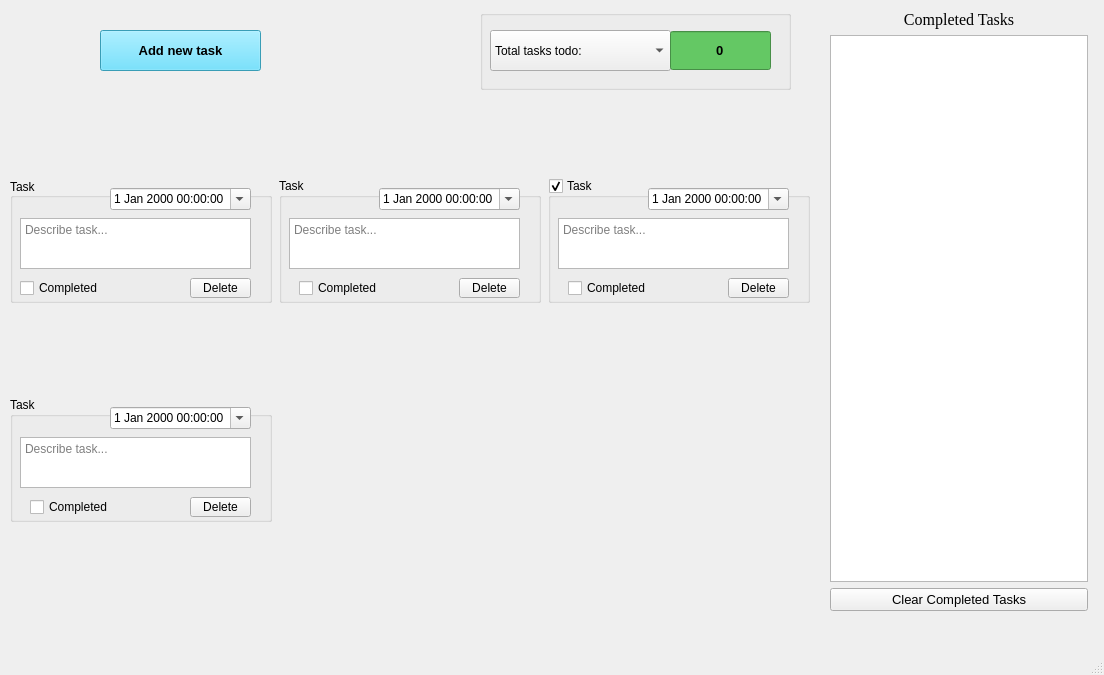
<?xml version="1.0" encoding="UTF-8"?>
<ui version="4.0">
 <class>MainWindow</class>
 <widget class="QMainWindow" name="MainWindow">
  <property name="geometry">
   <rect>
    <x>0</x>
    <y>0</y>
    <width>1104</width>
    <height>675</height>
   </rect>
  </property>
  <property name="windowTitle">
   <string>MainWindow</string>
  </property>
  <property name="autoFillBackground">
   <bool>false</bool>
  </property>
  <property name="styleSheet">
   <string notr="true"/>
  </property>
  <widget class="QWidget" name="centralwidget">
   <widget class="QPushButton" name="NewTaskButton">
    <property name="geometry">
     <rect>
      <x>100</x>
      <y>30</y>
      <width>161</width>
      <height>41</height>
     </rect>
    </property>
    <property name="font">
     <font>
      <pointsize>10</pointsize>
      <weight>75</weight>
      <italic>false</italic>
      <bold>true</bold>
     </font>
    </property>
    <property name="styleSheet">
     <string notr="true">background-color: rgb(80, 220, 255);</string>
    </property>
    <property name="text">
     <string>Add new task</string>
    </property>
   </widget>
   <widget class="QWidget" name="gridLayoutWidget">
    <property name="geometry">
     <rect>
      <x>10</x>
      <y>90</y>
      <width>802</width>
      <height>521</height>
     </rect>
    </property>
    <layout class="QGridLayout" name="taskGrid" rowstretch="0" columnstretch="0,0,0">
     <property name="sizeConstraint">
      <enum>QLayout::SetMinimumSize</enum>
     </property>
     <property name="leftMargin">
      <number>0</number>
     </property>
     <property name="topMargin">
      <number>0</number>
     </property>
     <property name="horizontalSpacing">
      <number>7</number>
     </property>
     <item row="0" column="1">
      <widget class="QGroupBox" name="task2">
       <property name="sizePolicy">
        <sizepolicy hsizetype="Minimum" vsizetype="Minimum">
         <horstretch>0</horstretch>
         <verstretch>0</verstretch>
        </sizepolicy>
       </property>
       <property name="minimumSize">
        <size>
         <width>262</width>
         <height>125</height>
        </size>
       </property>
       <property name="maximumSize">
        <size>
         <width>262</width>
         <height>125</height>
        </size>
       </property>
       <property name="autoFillBackground">
        <bool>true</bool>
       </property>
       <property name="title">
        <string>Task</string>
       </property>
       <widget class="QDateTimeEdit" name="dateTime2">
        <property name="geometry">
         <rect>
          <x>100</x>
          <y>10</y>
          <width>141</width>
          <height>22</height>
         </rect>
        </property>
        <property name="sizePolicy">
         <sizepolicy hsizetype="MinimumExpanding" vsizetype="Fixed">
          <horstretch>0</horstretch>
          <verstretch>0</verstretch>
         </sizepolicy>
        </property>
        <property name="styleSheet">
         <string notr="true">text-color: rgb(170, 170, 255)</string>
        </property>
        <property name="calendarPopup">
         <bool>true</bool>
        </property>
       </widget>
       <widget class="QTextEdit" name="taskText2">
        <property name="geometry">
         <rect>
          <x>10</x>
          <y>40</y>
          <width>231</width>
          <height>51</height>
         </rect>
        </property>
        <property name="placeholderText">
         <string>Describe task...</string>
        </property>
       </widget>
       <widget class="QPushButton" name="deleteButton2">
        <property name="geometry">
         <rect>
          <x>180</x>
          <y>100</y>
          <width>61</width>
          <height>20</height>
         </rect>
        </property>
        <property name="text">
         <string>Delete</string>
        </property>
       </widget>
       <widget class="QCheckBox" name="compCheck2">
        <property name="geometry">
         <rect>
          <x>20</x>
          <y>100</y>
          <width>91</width>
          <height>20</height>
         </rect>
        </property>
        <property name="text">
         <string>Completed</string>
        </property>
       </widget>
      </widget>
     </item>
     <item row="0" column="2">
      <widget class="QGroupBox" name="task3">
       <property name="sizePolicy">
        <sizepolicy hsizetype="Minimum" vsizetype="Minimum">
         <horstretch>0</horstretch>
         <verstretch>0</verstretch>
        </sizepolicy>
       </property>
       <property name="minimumSize">
        <size>
         <width>262</width>
         <height>125</height>
        </size>
       </property>
       <property name="maximumSize">
        <size>
         <width>262</width>
         <height>125</height>
        </size>
       </property>
       <property name="autoFillBackground">
        <bool>true</bool>
       </property>
       <property name="title">
        <string>Task</string>
       </property>
       <property name="checkable">
        <bool>true</bool>
       </property>
       <property name="checked">
        <bool>true</bool>
       </property>
       <widget class="QDateTimeEdit" name="dateTime3">
        <property name="geometry">
         <rect>
          <x>100</x>
          <y>10</y>
          <width>141</width>
          <height>22</height>
         </rect>
        </property>
        <property name="sizePolicy">
         <sizepolicy hsizetype="MinimumExpanding" vsizetype="Fixed">
          <horstretch>0</horstretch>
          <verstretch>0</verstretch>
         </sizepolicy>
        </property>
        <property name="styleSheet">
         <string notr="true">text-color: rgb(170, 170, 255)</string>
        </property>
        <property name="calendarPopup">
         <bool>true</bool>
        </property>
       </widget>
       <widget class="QTextEdit" name="taskText3">
        <property name="geometry">
         <rect>
          <x>10</x>
          <y>40</y>
          <width>231</width>
          <height>51</height>
         </rect>
        </property>
        <property name="placeholderText">
         <string>Describe task...</string>
        </property>
       </widget>
       <widget class="QPushButton" name="deleteButton3">
        <property name="geometry">
         <rect>
          <x>180</x>
          <y>100</y>
          <width>61</width>
          <height>20</height>
         </rect>
        </property>
        <property name="text">
         <string>Delete</string>
        </property>
       </widget>
       <widget class="QCheckBox" name="compCheck3">
        <property name="geometry">
         <rect>
          <x>20</x>
          <y>100</y>
          <width>91</width>
          <height>20</height>
         </rect>
        </property>
        <property name="text">
         <string>Completed</string>
        </property>
       </widget>
      </widget>
     </item>
     <item row="1" column="0">
      <widget class="QGroupBox" name="task4">
       <property name="sizePolicy">
        <sizepolicy hsizetype="Minimum" vsizetype="Minimum">
         <horstretch>0</horstretch>
         <verstretch>0</verstretch>
        </sizepolicy>
       </property>
       <property name="minimumSize">
        <size>
         <width>262</width>
         <height>125</height>
        </size>
       </property>
       <property name="maximumSize">
        <size>
         <width>262</width>
         <height>125</height>
        </size>
       </property>
       <property name="autoFillBackground">
        <bool>true</bool>
       </property>
       <property name="title">
        <string>Task</string>
       </property>
       <widget class="QDateTimeEdit" name="dateTime4">
        <property name="geometry">
         <rect>
          <x>100</x>
          <y>10</y>
          <width>141</width>
          <height>22</height>
         </rect>
        </property>
        <property name="sizePolicy">
         <sizepolicy hsizetype="MinimumExpanding" vsizetype="Fixed">
          <horstretch>0</horstretch>
          <verstretch>0</verstretch>
         </sizepolicy>
        </property>
        <property name="styleSheet">
         <string notr="true">text-color: rgb(170, 170, 255)</string>
        </property>
        <property name="calendarPopup">
         <bool>true</bool>
        </property>
       </widget>
       <widget class="QTextEdit" name="taskText4">
        <property name="geometry">
         <rect>
          <x>10</x>
          <y>40</y>
          <width>231</width>
          <height>51</height>
         </rect>
        </property>
        <property name="placeholderText">
         <string>Describe task...</string>
        </property>
       </widget>
       <widget class="QPushButton" name="deleteButton4">
        <property name="geometry">
         <rect>
          <x>180</x>
          <y>100</y>
          <width>61</width>
          <height>20</height>
         </rect>
        </property>
        <property name="text">
         <string>Delete</string>
        </property>
       </widget>
       <widget class="QCheckBox" name="compCheck4">
        <property name="geometry">
         <rect>
          <x>20</x>
          <y>100</y>
          <width>91</width>
          <height>20</height>
         </rect>
        </property>
        <property name="text">
         <string>Completed</string>
        </property>
       </widget>
      </widget>
     </item>
     <item row="0" column="0">
      <widget class="QGroupBox" name="task1">
       <property name="sizePolicy">
        <sizepolicy hsizetype="Minimum" vsizetype="Minimum">
         <horstretch>0</horstretch>
         <verstretch>0</verstretch>
        </sizepolicy>
       </property>
       <property name="minimumSize">
        <size>
         <width>262</width>
         <height>125</height>
        </size>
       </property>
       <property name="maximumSize">
        <size>
         <width>262</width>
         <height>125</height>
        </size>
       </property>
       <property name="autoFillBackground">
        <bool>true</bool>
       </property>
       <property name="title">
        <string>Task</string>
       </property>
       <property name="alignment">
        <set>Qt::AlignJustify|Qt::AlignVCenter</set>
       </property>
       <widget class="QDateTimeEdit" name="dateTime1">
        <property name="geometry">
         <rect>
          <x>100</x>
          <y>10</y>
          <width>141</width>
          <height>22</height>
         </rect>
        </property>
        <property name="sizePolicy">
         <sizepolicy hsizetype="MinimumExpanding" vsizetype="Fixed">
          <horstretch>0</horstretch>
          <verstretch>0</verstretch>
         </sizepolicy>
        </property>
        <property name="styleSheet">
         <string notr="true">text-color: rgb(170, 170, 255)</string>
        </property>
        <property name="calendarPopup">
         <bool>true</bool>
        </property>
        <property name="timeSpec">
         <enum>Qt::LocalTime</enum>
        </property>
       </widget>
       <widget class="QTextEdit" name="taskText1">
        <property name="geometry">
         <rect>
          <x>10</x>
          <y>40</y>
          <width>231</width>
          <height>51</height>
         </rect>
        </property>
        <property name="placeholderText">
         <string>Describe task...</string>
        </property>
       </widget>
       <widget class="QPushButton" name="deleteButton1">
        <property name="geometry">
         <rect>
          <x>180</x>
          <y>100</y>
          <width>61</width>
          <height>20</height>
         </rect>
        </property>
        <property name="text">
         <string>Delete</string>
        </property>
       </widget>
       <widget class="QCheckBox" name="compCheck1">
        <property name="geometry">
         <rect>
          <x>10</x>
          <y>100</y>
          <width>91</width>
          <height>20</height>
         </rect>
        </property>
        <property name="text">
         <string>Completed</string>
        </property>
       </widget>
      </widget>
     </item>
    </layout>
   </widget>
   <widget class="QWidget" name="verticalLayoutWidget">
    <property name="geometry">
     <rect>
      <x>830</x>
      <y>10</y>
      <width>258</width>
      <height>601</height>
     </rect>
    </property>
    <layout class="QVBoxLayout" name="compTaskBox">
     <item>
      <widget class="QLabel" name="compTaskLabel">
       <property name="font">
        <font>
         <family>Georgia</family>
         <pointsize>12</pointsize>
        </font>
       </property>
       <property name="frameShape">
        <enum>QFrame::NoFrame</enum>
       </property>
       <property name="text">
        <string>Completed Tasks</string>
       </property>
       <property name="textFormat">
        <enum>Qt::PlainText</enum>
       </property>
       <property name="scaledContents">
        <bool>false</bool>
       </property>
       <property name="alignment">
        <set>Qt::AlignHCenter|Qt::AlignTop</set>
       </property>
       <property name="margin">
        <number>0</number>
       </property>
      </widget>
     </item>
     <item>
      <widget class="QListWidget" name="compTaskList">
       <property name="sortingEnabled">
        <bool>false</bool>
       </property>
      </widget>
     </item>
     <item>
      <widget class="QPushButton" name="compTaskClr">
       <property name="font">
        <font>
         <pointsize>10</pointsize>
         <weight>50</weight>
         <bold>false</bold>
         <underline>false</underline>
        </font>
       </property>
       <property name="text">
        <string>Clear Completed Tasks</string>
       </property>
      </widget>
     </item>
    </layout>
   </widget>
   <widget class="QGroupBox" name="tasksLeftGroup">
    <property name="geometry">
     <rect>
      <x>480</x>
      <y>10</y>
      <width>311</width>
      <height>80</height>
     </rect>
    </property>
    <property name="title">
     <string/>
    </property>
    <widget class="QComboBox" name="dropdownList">
     <property name="geometry">
      <rect>
       <x>10</x>
       <y>20</y>
       <width>181</width>
       <height>41</height>
      </rect>
     </property>
     <property name="font">
      <font>
       <pointsize>9</pointsize>
      </font>
     </property>
     <property name="currentText">
      <string>Total tasks todo:</string>
     </property>
     <item>
      <property name="text">
       <string>Total tasks todo:</string>
      </property>
     </item>
     <item>
      <property name="text">
       <string>Tasks due today :</string>
      </property>
     </item>
     <item>
      <property name="text">
       <string>Completed tasks :</string>
      </property>
     </item>
    </widget>
    <widget class="QSpinBox" name="numDisplay">
     <property name="geometry">
      <rect>
       <x>190</x>
       <y>20</y>
       <width>101</width>
       <height>41</height>
      </rect>
     </property>
     <property name="font">
      <font>
       <pointsize>10</pointsize>
       <weight>75</weight>
       <bold>true</bold>
      </font>
     </property>
     <property name="styleSheet">
      <string notr="true">alternate-background-color: rgb(200,100,100);
background-color: rgb(100,200,100);

</string>
     </property>
     <property name="alignment">
      <set>Qt::AlignCenter</set>
     </property>
     <property name="readOnly">
      <bool>true</bool>
     </property>
     <property name="buttonSymbols">
      <enum>QAbstractSpinBox::NoButtons</enum>
     </property>
    </widget>
   </widget>
  </widget>
  <widget class="QMenuBar" name="menubar">
   <property name="geometry">
    <rect>
     <x>0</x>
     <y>0</y>
     <width>1104</width>
     <height>26</height>
    </rect>
   </property>
  </widget>
  <widget class="QStatusBar" name="statusbar"/>
 </widget>
 <resources/>
 <connections/>
</ui>
